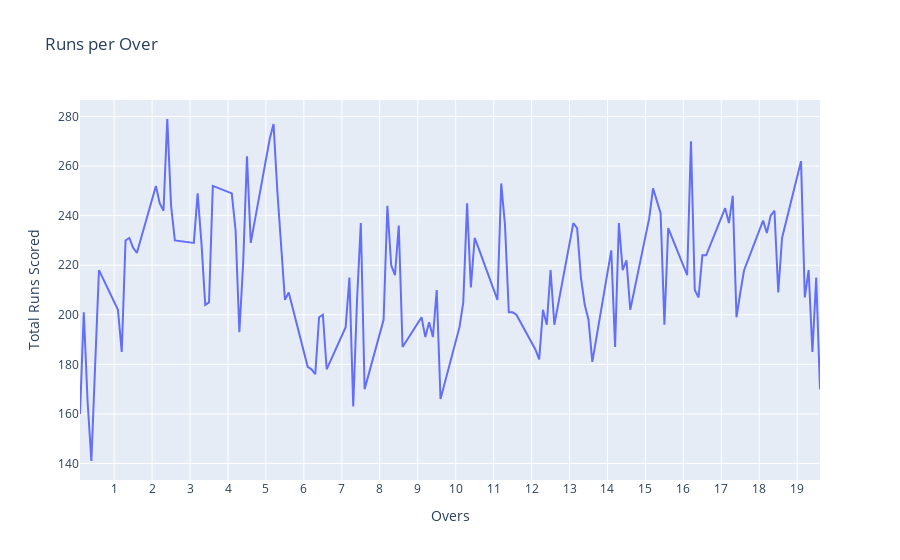

Notebook source saved alongside this figure:
### Code cell
import plotly.express as px
import plotly.offline as py
import plotly.graph_objs as go

py.init_notebook_mode(connected=True)
grouped_data = data.groupby('over')['total_runs'].sum().reset_index()
fig = px.line(grouped_data, x='over', y='total_runs', title='Runs per Over')
fig.update_xaxes(title_text='Overs',tickvals=np.arange(0,21), ticktext=np.arange(0,21))
fig.update_yaxes(title_text='Total Runs Scored')
py.iplot(fig)

### Figure 1 — Plotly figure (JSON) as saved in the notebook; plotly's stock layout.template omitted (floating-point values rounded to 4 significant figures)
{"data": [{"hovertemplate": "over=%{x}<br>total_runs=%{y}<extra></extra>", "legendgroup": "", "line": {"color": "#636efa", "dash": "solid"}, "marker": {"symbol": "circle"}, "mode": "lines", "name": "", "orientation": "v", "showlegend": false, "type": "scatter", "x": [0.1, 0.2, 0.3, 0.4, 0.5, 0.6, 1.1, 1.2, 1.3, 1.4, 1.5, 1.6, 2.1, 2.2, 2.3, 2.4, 2.5, 2.6, 3.1, 3.2, 3.3, 3.4, 3.5, 3.6, 4.1, 4.2, 4.3, 4.4, 4.5, 4.6, 5.1, 5.2, 5.3, 5.4, 5.5, 5.6, 6.1, 6.2, 6.3, 6.4, 6.5, 6.6, 7.1, 7.2, 7.3, 7.4, 7.5, 7.6, 8.1, 8.2, 8.3, 8.4, 8.5, 8.6, 9.1, 9.2, 9.3, 9.4, 9.5, 9.6, 10.1, 10.2, 10.3, 10.4, 10.5, 10.6, 11.1, 11.2, 11.3, 11.4, 11.5, 11.6, 12.1, 12.2, 12.3, 12.4, 12.5, 12.6, 13.1, 13.2, 13.3, 13.4, 13.5, 13.6, 14.1, 14.2, 14.3, 14.4, 14.5, 14.6, 15.1, 15.2, 15.3, 15.4, 15.5, 15.6, 16.1, 16.2, 16.3, 16.4, 16.5, 16.6, 17.1, 17.2, 17.3, 17.4, 17.5, 17.6, 18.1, 18.2, 18.3, 18.4, 18.5, 18.6, 19.1, 19.2, 19.3, 19.4, 19.5, 19.6], "xaxis": "x", "y": [160, 201, 165, 141, 180, 218, 202, 185, 230, 231, 227, 225, 252, 245, 242, 279, 244, 230, 229, 249, 229, 204, 205, 252, 249, 234, 193, 221, 264, 229, 271, 277, 250, 226, 206, 209, 179, 178, 176, 199, 200, 178, 195, 215, 163, 206, 237, 170, 198, 244, 220, 216, 236, 187, 199, 191, 197, 191, 210, 166, 195, 205, 245, 211, 231, 227, 206, 253, 236, 201, 201, 200, 186, 182, 202, 196, 218, 196, 237, 235, 215, 204, 198, 181, 226, 187, 237, 218, 222, 202, 239, 251, 246, 241, 196, 235, 216, 270, 210, 207, 224, 224, 243, 237, 248, 199, 209, 218, 238, 233, 240, 242, 209, 231, 262, 207, 218, 185, 215, 170], "yaxis": "y"}], "layout": {"autosize": true, "legend": {"tracegroupgap": 0}, "title": {"text": "Runs per Over"}, "xaxis": {"anchor": "y", "autorange": true, "domain": [0, 1], "range": [0.1, 19.6], "ticktext": [0, 1, 2, 3, 4, 5, 6, 7, 8, 9, 10, 11, 12, 13, 14, 15, 16, 17, 18, 19, 20], "tickvals": [0, 1, 2, 3, 4, 5, 6, 7, 8, 9, 10, 11, 12, 13, 14, 15, 16, 17, 18, 19, 20], "title": {"text": "Overs"}, "type": "linear"}, "yaxis": {"anchor": "x", "autorange": true, "domain": [0, 1], "range": [133.3, 286.7], "title": {"text": "Total Runs Scored"}, "type": "linear"}}}
